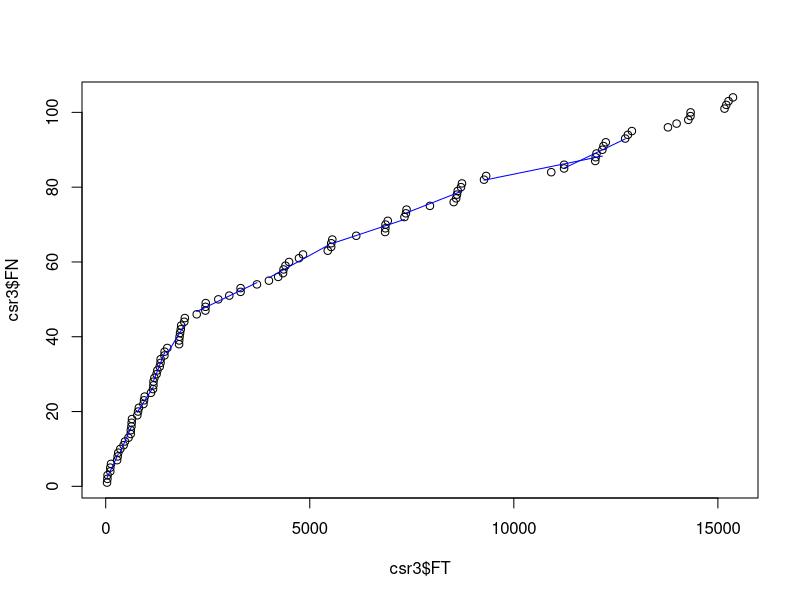
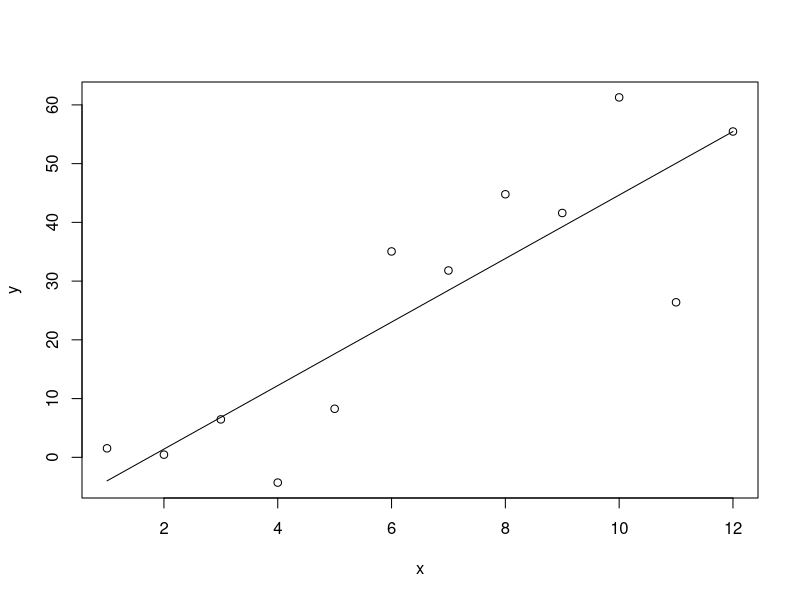
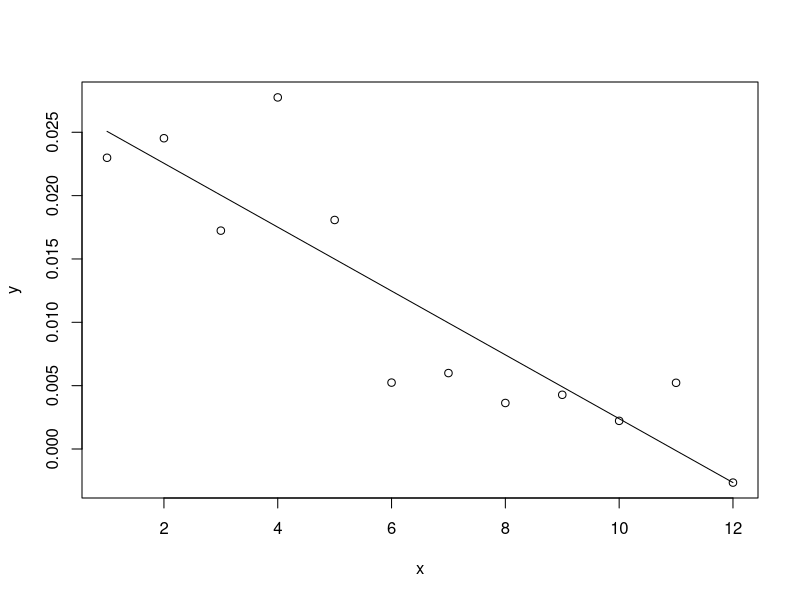
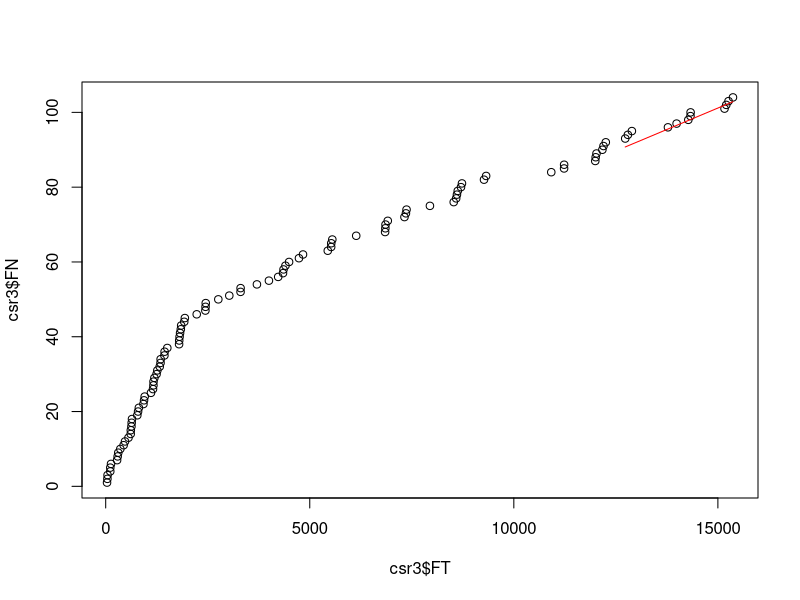

Generate these figures, in order, with R:
#install.packages("readxl")
library(readxl)
setwd("C:/Users/swp7196/Documents/time_series/project")
csr3 <- read_excel("./example_failure_data_sets.xlsx", sheet = "CSR3")



lwr <- function(data, window.size=10, step.size=5, degree=1, predicting.degree=NA, ma.size = 3){

  degree=1
  predicting.degree=NA
  data =  traindf
  window.size=round(0.1* length(data$x))
  step.size = window.size
  ma.size = 3
  if(is.na(predicting.degree)){
    predicting.degree=degree
  }
  #fit local regression models in a sliding window fashion
  #initial fit section of paper
  models <- data.frame(matrix(vector(), nrow=length(seq(window.size, length(data$x), step.size)), ncol=degree +1) )
  count = 0
  
  for(i in seq(window.size, length(data$x), step.size)){
    count <- count + 1
    models[count,] <- lm(y~poly(x, degree=degree, raw=TRUE), data[(i-window.size+ 1):i,])$coeff
    lines(x=data[(i-window.size + 1):i,1], y = predict.lwr(data[(i-window.size+ 1):i,1], models[count,]), col="blue")
  }
  if(i-step.size < length(data$x))
  {
    count <- count + 1
    models[count,] <- lm(y~poly(x, degree=degree, raw=TRUE), data[(length(data$x)-window.size + 1):length(data$x),])$coeff
    lines(x=data[(length(data$x)-window.size + 1):length(data$x),1], 
          y = predict.lwr(data[(length(data$x)-window.size+ 1):length(data$x),1], models[count,]), col="blue")
  }
  
  #fit a model to the params of the sliding window models
  #prediction section of the paper
  params = rep(0, degree+1)
  start.idx = 1
  for(d in seq(degree + 1) ){
    #make data to train
    dat <- data.frame("x" = seq(start.idx,count), "y" = models[start.idx:count,d])
    
    mod <- lm(y~poly(x, degree=predicting.degree, raw=TRUE), dat)
    #make data to test
    dat2 <- data.frame("x" = c(count+1))
    params[d] <- tail(predict.lm(mod,  dat2), n=1)
    dat[count+1,] = c(count+1, tail(predict.lm(mod,  dat2), n=1)[[1]] )
    plot(dat)
    lines(x=dat$x, y = predict.lwr(dat$x,  mod$coefficients))
  }
  
  #then we can use params to make the model after the data. 
  
  #but before we use the params lets first do error correction
  #error correction section fo the paper

  error_params = rep(0, degree + 1)
  ma = rep(0, degree + 1)
  epsilon = rep(0, degree + 1)
  d=1
  for(d in seq(degree + 1) ){
    
    #make data to train
    dat <- data.frame("x" = seq(1,count-1), "y" = models[1:count-1,d])
    mod <- lm(y~poly(x, degree=predicting.degree, raw=TRUE), dat)
  
    #make data to test
    dat <- data.frame("x" = c(count) )

    error_params[d] <- tail(predict.lm(mod,  dat), n=1)
  
    #prediction error correction
    epsilon[d] = models[count,d] - error_params[d]
    params[d] <- params[d] + epsilon[d]
    
    #moving average error correction
    ma[d] = mean(tail(moving.average(models[, d]), n = ma.size))
    params[d] = 0.5 * (params[d] + ma[d])  

  }
  #return(ma)
  return(params)
}


#gives us the predictions for y for the data given the data and coefs of the model
predict.lwr <- function(dat, coef){
  deg <- length(coef) - 1
  res <- rep(0, length(dat))
  for(i in seq(0, deg)){
    for(x in seq(length(dat))){
      res[x] <- res[x] + coef[i+1] * dat[x]^i
    }
    
  }
  return(res)
}


#MA code
moving.average <- function(x, window.size=3){
  dat<- rep(0, length(x) - window.size + 1)
  for(i in seq(window.size, length(x))){
    dat[(i-window.size + 1)] <- sum(x[(i-window.size + 1):i]) /window.size
  }
  return(dat)
}



traindf<-data.frame("x"=csr3$FT[1:as.integer(length(csr3$FT)* 0.9)], "y"=csr3$FN[1:as.integer(length(csr3$FT)* 0.9)])
testdf <- data.frame("x"=csr3$FT[as.integer(length(csr3$FT)* 0.9):length(csr3$FT)], "y"=csr3$FN[as.integer(length(csr3$FT)* 0.9):length(csr3$FT)])


plot(csr3$FT, csr3$FN)

window_size = length(traindf$x)* 0.1
result <- lwr(traindf, degree=1, window.size = window_size, step.size = window_size, ma.size = 1)

predict.lwr(testdf$x, result)

plot(csr3$FT, csr3$FN)
lines(x=testdf$x, y=predict.lwr(testdf$x, result), col="red")
